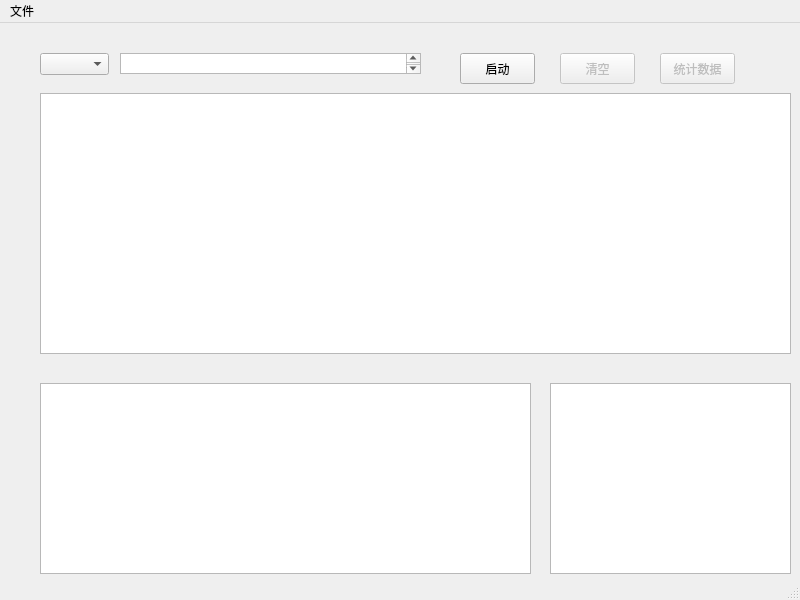
<?xml version="1.0" encoding="UTF-8"?>
<ui version="4.0">
 <class>MainWindow</class>
 <widget class="QMainWindow" name="MainWindow">
  <property name="geometry">
   <rect>
    <x>0</x>
    <y>0</y>
    <width>800</width>
    <height>600</height>
   </rect>
  </property>
  <property name="windowTitle">
   <string>MainWindow</string>
  </property>
  <widget class="QWidget" name="centralwidget">
   <widget class="QTextEdit" name="Details">
    <property name="geometry">
     <rect>
      <x>40</x>
      <y>360</y>
      <width>491</width>
      <height>191</height>
     </rect>
    </property>
   </widget>
   <widget class="QTextEdit" name="Summary">
    <property name="geometry">
     <rect>
      <x>550</x>
      <y>360</y>
      <width>241</width>
      <height>191</height>
     </rect>
    </property>
   </widget>
   <widget class="QComboBox" name="Type">
    <property name="geometry">
     <rect>
      <x>40</x>
      <y>30</y>
      <width>69</width>
      <height>22</height>
     </rect>
    </property>
   </widget>
   <widget class="QTextEdit" name="Filter">
    <property name="geometry">
     <rect>
      <x>120</x>
      <y>30</y>
      <width>301</width>
      <height>21</height>
     </rect>
    </property>
   </widget>
   <widget class="QPushButton" name="Start">
    <property name="geometry">
     <rect>
      <x>460</x>
      <y>30</y>
      <width>75</width>
      <height>31</height>
     </rect>
    </property>
    <property name="text">
     <string>启动</string>
    </property>
   </widget>
   <widget class="QPushButton" name="Plot">
    <property name="enabled">
     <bool>false</bool>
    </property>
    <property name="geometry">
     <rect>
      <x>660</x>
      <y>30</y>
      <width>75</width>
      <height>31</height>
     </rect>
    </property>
    <property name="text">
     <string>统计数据</string>
    </property>
   </widget>
   <widget class="QPushButton" name="Stop">
    <property name="enabled">
     <bool>false</bool>
    </property>
    <property name="geometry">
     <rect>
      <x>560</x>
      <y>30</y>
      <width>75</width>
      <height>31</height>
     </rect>
    </property>
    <property name="text">
     <string>清空</string>
    </property>
   </widget>
   <widget class="QTableView" name="PackageList">
    <property name="geometry">
     <rect>
      <x>40</x>
      <y>70</y>
      <width>751</width>
      <height>261</height>
     </rect>
    </property>
   </widget>
  </widget>
  <widget class="QMenuBar" name="menubar">
   <property name="geometry">
    <rect>
     <x>0</x>
     <y>0</y>
     <width>800</width>
     <height>23</height>
    </rect>
   </property>
   <widget class="QMenu" name="menu">
    <property name="title">
     <string>文件</string>
    </property>
    <addaction name="actionopen"/>
    <addaction name="actionsave"/>
    <addaction name="actionsave_as"/>
    <addaction name="actionseting"/>
   </widget>
   <addaction name="menu"/>
  </widget>
  <widget class="QStatusBar" name="statusbar"/>
  <action name="actionopen">
   <property name="text">
    <string>open</string>
   </property>
  </action>
  <action name="actionsave">
   <property name="text">
    <string>save</string>
   </property>
  </action>
  <action name="actionsave_as">
   <property name="text">
    <string>save as</string>
   </property>
  </action>
  <action name="actionseting">
   <property name="text">
    <string>seting</string>
   </property>
  </action>
 </widget>
 <resources/>
 <connections/>
</ui>
